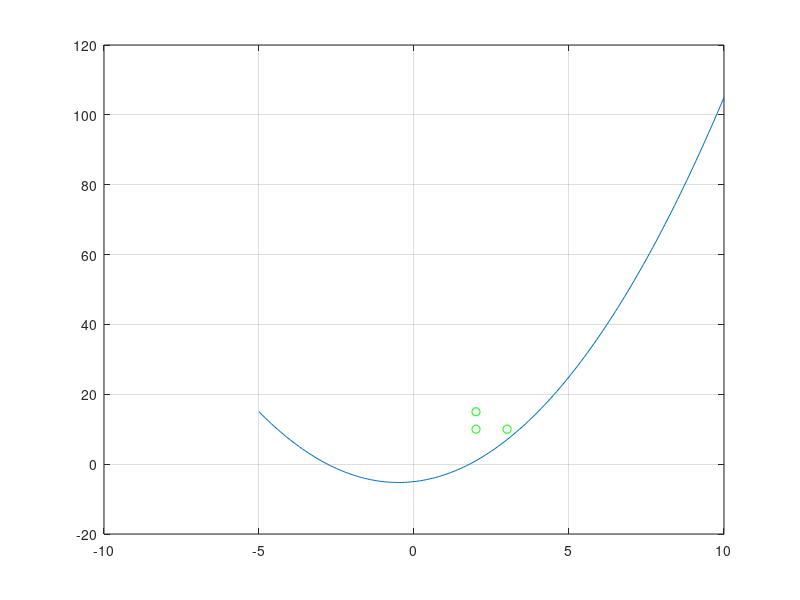

This figure's MATLAB source: (Note: this script raises an error after producing the figure.)
close all;
clear all;
clc;
%% trayetoria
x=-5:0.1:10;
y=x.^2+x-5;
plot (x,y);
grid on;
%% grupo de personas
xx = [2 3 2];
yy = [10 10 15];
hold on;
plot (xx, yy,'o','Color','g');
%% metricas
% longitud total
longitud = long_total (x,y)
% distancia a la spersonas
distan_group = cercanos_grupo (xx,yy,x,y)
% smooth
smoothy = suavidad (x,y,1);
